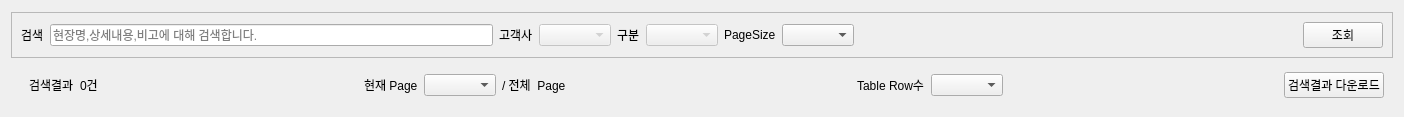
<?xml version="1.0" encoding="UTF-8"?>
<ui version="4.0">
 <class>Search</class>
 <widget class="QWidget" name="Search">
  <property name="geometry">
   <rect>
    <x>0</x>
    <y>0</y>
    <width>1404</width>
    <height>117</height>
   </rect>
  </property>
  <property name="windowTitle">
   <string>Form</string>
  </property>
  <layout class="QVBoxLayout" name="verticalLayout">
   <item>
    <widget class="QFrame" name="frame">
     <property name="sizePolicy">
      <sizepolicy hsizetype="Preferred" vsizetype="Fixed">
       <horstretch>0</horstretch>
       <verstretch>0</verstretch>
      </sizepolicy>
     </property>
     <property name="frameShape">
      <enum>QFrame::StyledPanel</enum>
     </property>
     <property name="frameShadow">
      <enum>QFrame::Raised</enum>
     </property>
     <layout class="QHBoxLayout" name="horizontalLayout">
      <item>
       <widget class="QLabel" name="label">
        <property name="text">
         <string>검색</string>
        </property>
       </widget>
      </item>
      <item>
       <widget class="QLineEdit" name="lineEdit_search">
        <property name="placeholderText">
         <string>현장명,상세내용,비고에 대해 검색합니다.</string>
        </property>
       </widget>
      </item>
      <item>
       <widget class="QLabel" name="label_2">
        <property name="text">
         <string>고객사</string>
        </property>
       </widget>
      </item>
      <item>
       <widget class="QComboBox" name="comboBox_Gogaek">
        <property name="enabled">
         <bool>false</bool>
        </property>
       </widget>
      </item>
      <item>
       <widget class="QLabel" name="label_3">
        <property name="text">
         <string>구분</string>
        </property>
       </widget>
      </item>
      <item>
       <widget class="QComboBox" name="comboBox_Gubun">
        <property name="enabled">
         <bool>false</bool>
        </property>
       </widget>
      </item>
      <item>
       <layout class="QFormLayout" name="formLayout_6">
        <property name="formAlignment">
         <set>Qt::AlignLeading|Qt::AlignLeft|Qt::AlignVCenter</set>
        </property>
        <item row="0" column="0">
         <widget class="QLabel" name="label_6">
          <property name="text">
           <string>PageSize</string>
          </property>
         </widget>
        </item>
        <item row="0" column="1">
         <widget class="QComboBox" name="comboBox_pageSize">
          <property name="currentText">
           <string/>
          </property>
         </widget>
        </item>
       </layout>
      </item>
      <item>
       <spacer name="horizontalSpacer">
        <property name="orientation">
         <enum>Qt::Horizontal</enum>
        </property>
        <property name="sizeHint" stdset="0">
         <size>
          <width>40</width>
          <height>20</height>
         </size>
        </property>
       </spacer>
      </item>
      <item>
       <widget class="QPushButton" name="PB_Search">
        <property name="sizePolicy">
         <sizepolicy hsizetype="Fixed" vsizetype="Fixed">
          <horstretch>0</horstretch>
          <verstretch>0</verstretch>
         </sizepolicy>
        </property>
        <property name="text">
         <string>조회</string>
        </property>
       </widget>
      </item>
     </layout>
    </widget>
   </item>
   <item>
    <widget class="QFrame" name="frame_Pagenation">
     <property name="sizePolicy">
      <sizepolicy hsizetype="Preferred" vsizetype="Fixed">
       <horstretch>0</horstretch>
       <verstretch>0</verstretch>
      </sizepolicy>
     </property>
     <property name="frameShape">
      <enum>QFrame::NoFrame</enum>
     </property>
     <property name="frameShadow">
      <enum>QFrame::Raised</enum>
     </property>
     <layout class="QHBoxLayout" name="horizontalLayout_4">
      <property name="topMargin">
       <number>0</number>
      </property>
      <property name="bottomMargin">
       <number>0</number>
      </property>
      <item>
       <widget class="QFrame" name="frame_2">
        <property name="frameShape">
         <enum>QFrame::NoFrame</enum>
        </property>
        <property name="frameShadow">
         <enum>QFrame::Raised</enum>
        </property>
        <layout class="QHBoxLayout" name="horizontalLayout_3">
         <item>
          <widget class="QLabel" name="label_7">
           <property name="text">
            <string>검색결과</string>
           </property>
          </widget>
         </item>
         <item>
          <widget class="QLabel" name="label_countTotal">
           <property name="text">
            <string>0건</string>
           </property>
          </widget>
         </item>
        </layout>
       </widget>
      </item>
      <item>
       <spacer name="horizontalSpacer_2">
        <property name="orientation">
         <enum>Qt::Horizontal</enum>
        </property>
        <property name="sizeHint" stdset="0">
         <size>
          <width>40</width>
          <height>20</height>
         </size>
        </property>
       </spacer>
      </item>
      <item>
       <widget class="QFrame" name="frame_3">
        <property name="frameShape">
         <enum>QFrame::NoFrame</enum>
        </property>
        <property name="frameShadow">
         <enum>QFrame::Raised</enum>
        </property>
        <layout class="QHBoxLayout" name="horizontalLayout_5">
         <item>
          <widget class="QLabel" name="label_8">
           <property name="text">
            <string>현재 Page</string>
           </property>
          </widget>
         </item>
         <item>
          <widget class="QComboBox" name="comboBox_current_Page"/>
         </item>
         <item>
          <widget class="QLabel" name="label_total_Page">
           <property name="text">
            <string>/ 전체  Page</string>
           </property>
          </widget>
         </item>
        </layout>
       </widget>
      </item>
      <item>
       <spacer name="horizontalSpacer_3">
        <property name="orientation">
         <enum>Qt::Horizontal</enum>
        </property>
        <property name="sizeHint" stdset="0">
         <size>
          <width>40</width>
          <height>20</height>
         </size>
        </property>
       </spacer>
      </item>
      <item>
       <widget class="QFrame" name="frame_6">
        <property name="sizePolicy">
         <sizepolicy hsizetype="Preferred" vsizetype="Fixed">
          <horstretch>0</horstretch>
          <verstretch>0</verstretch>
         </sizepolicy>
        </property>
        <property name="frameShape">
         <enum>QFrame::NoFrame</enum>
        </property>
        <property name="frameShadow">
         <enum>QFrame::Raised</enum>
        </property>
        <layout class="QHBoxLayout" name="horizontalLayout_6"/>
       </widget>
      </item>
      <item>
       <widget class="QFrame" name="frame_7">
        <property name="sizePolicy">
         <sizepolicy hsizetype="Preferred" vsizetype="Fixed">
          <horstretch>0</horstretch>
          <verstretch>0</verstretch>
         </sizepolicy>
        </property>
        <property name="frameShape">
         <enum>QFrame::NoFrame</enum>
        </property>
        <property name="frameShadow">
         <enum>QFrame::Raised</enum>
        </property>
        <layout class="QHBoxLayout" name="horizontalLayout_7">
         <item>
          <widget class="QLabel" name="label_10">
           <property name="text">
            <string>Table Row수</string>
           </property>
          </widget>
         </item>
         <item>
          <widget class="Combo_table_row" name="comboBox_countOnPage"/>
         </item>
        </layout>
       </widget>
      </item>
      <item>
       <widget class="QFrame" name="frame_5">
        <property name="sizePolicy">
         <sizepolicy hsizetype="Preferred" vsizetype="Fixed">
          <horstretch>0</horstretch>
          <verstretch>0</verstretch>
         </sizepolicy>
        </property>
        <property name="frameShape">
         <enum>QFrame::NoFrame</enum>
        </property>
        <property name="frameShadow">
         <enum>QFrame::Raised</enum>
        </property>
        <layout class="QHBoxLayout" name="horizontalLayout_8"/>
       </widget>
      </item>
      <item>
       <spacer name="horizontalSpacer_4">
        <property name="orientation">
         <enum>Qt::Horizontal</enum>
        </property>
        <property name="sizeHint" stdset="0">
         <size>
          <width>40</width>
          <height>20</height>
         </size>
        </property>
       </spacer>
      </item>
      <item>
       <widget class="QPushButton" name="PB_DownloadAll">
        <property name="text">
         <string>검색결과 다운로드</string>
        </property>
       </widget>
      </item>
     </layout>
    </widget>
   </item>
  </layout>
 </widget>
 <customwidgets>
  <customwidget>
   <class>Combo_table_row</class>
   <extends>QComboBox</extends>
   <header location="global">modules.PyQt.component.combo_custom</header>
  </customwidget>
 </customwidgets>
 <resources/>
 <connections/>
</ui>
